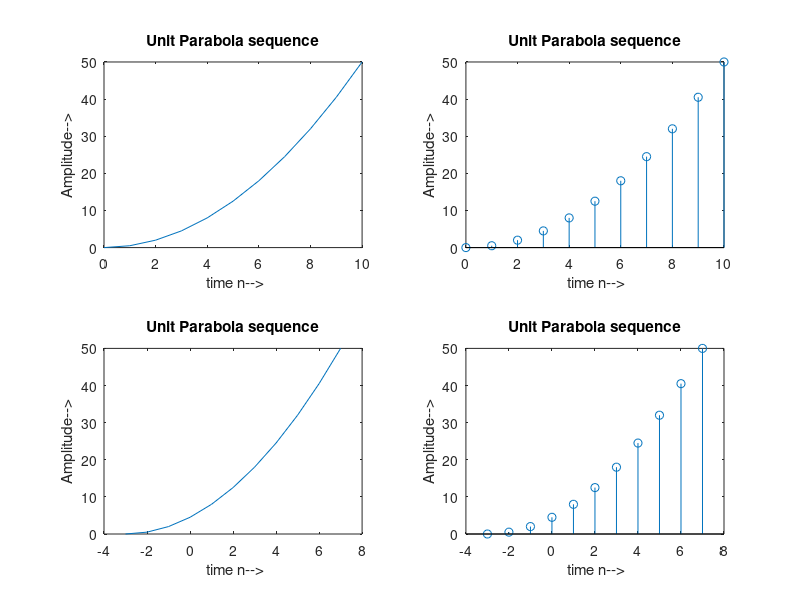

Here is the MATLAB script that generated this plot:
clc;
clear all;
close all;
n=0:1:10;
parabola=.5*(n.^2);
subplot(2,2,1);
plot(n,parabola);
xlabel(' time n-->');
ylabel('Amplitude-->');
title('Unit Parabola sequence');


n=0:1:10;
parabola=.5*(n.^2);
subplot(2,2,2);
stem(n,parabola);
xlabel(' time n-->');
ylabel('Amplitude-->');
title('Unit Parabola sequence');


n=0:1:10;
parabola=.5*(n.^2);
subplot(2,2,3);
plot(n-3,parabola);
xlabel(' time n-->');
ylabel('Amplitude-->');
title('Unit Parabola sequence');


n=0:1:10;
parabola=.5*(n.^2);
subplot(2,2,4);
stem(n-3,parabola);
xlabel(' time n-->');
ylabel('Amplitude-->');
title('Unit Parabola sequence');
